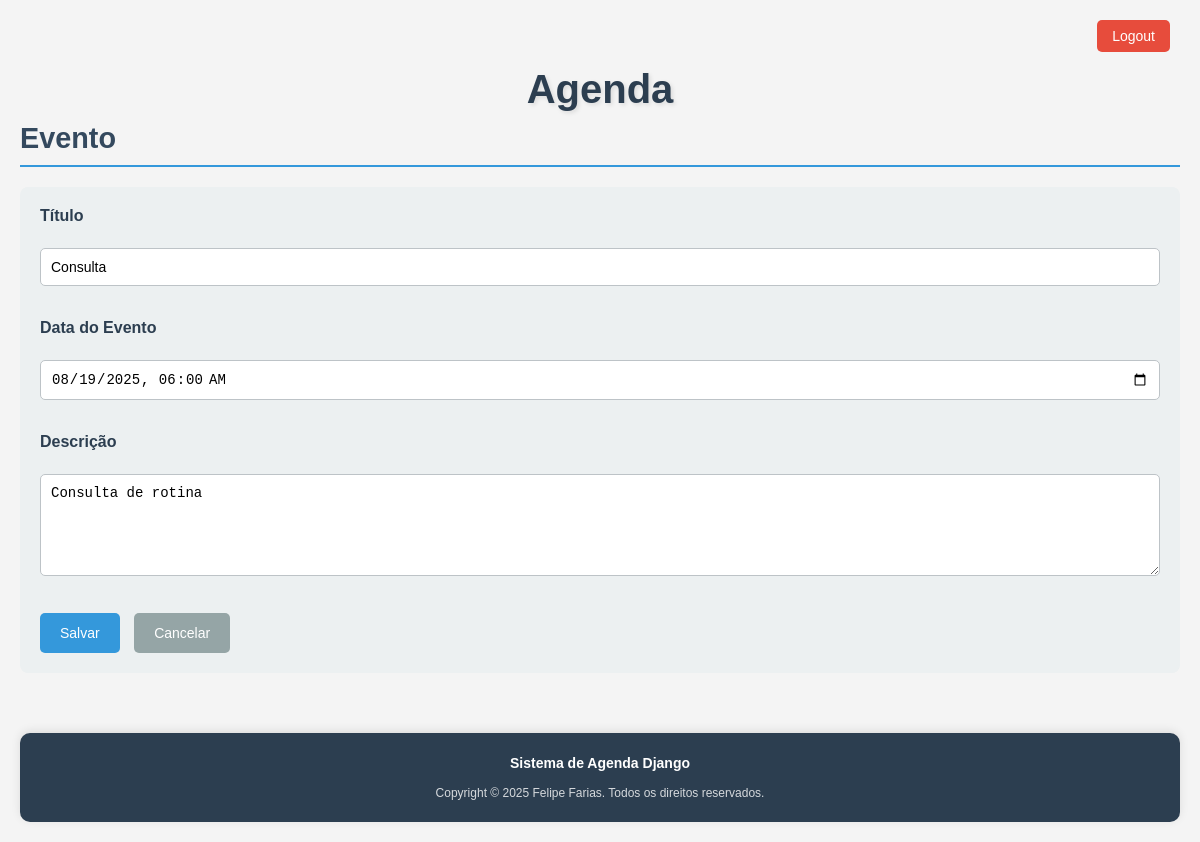
Before: /agenda/evento/?id=2 (signed in) with the older database file.
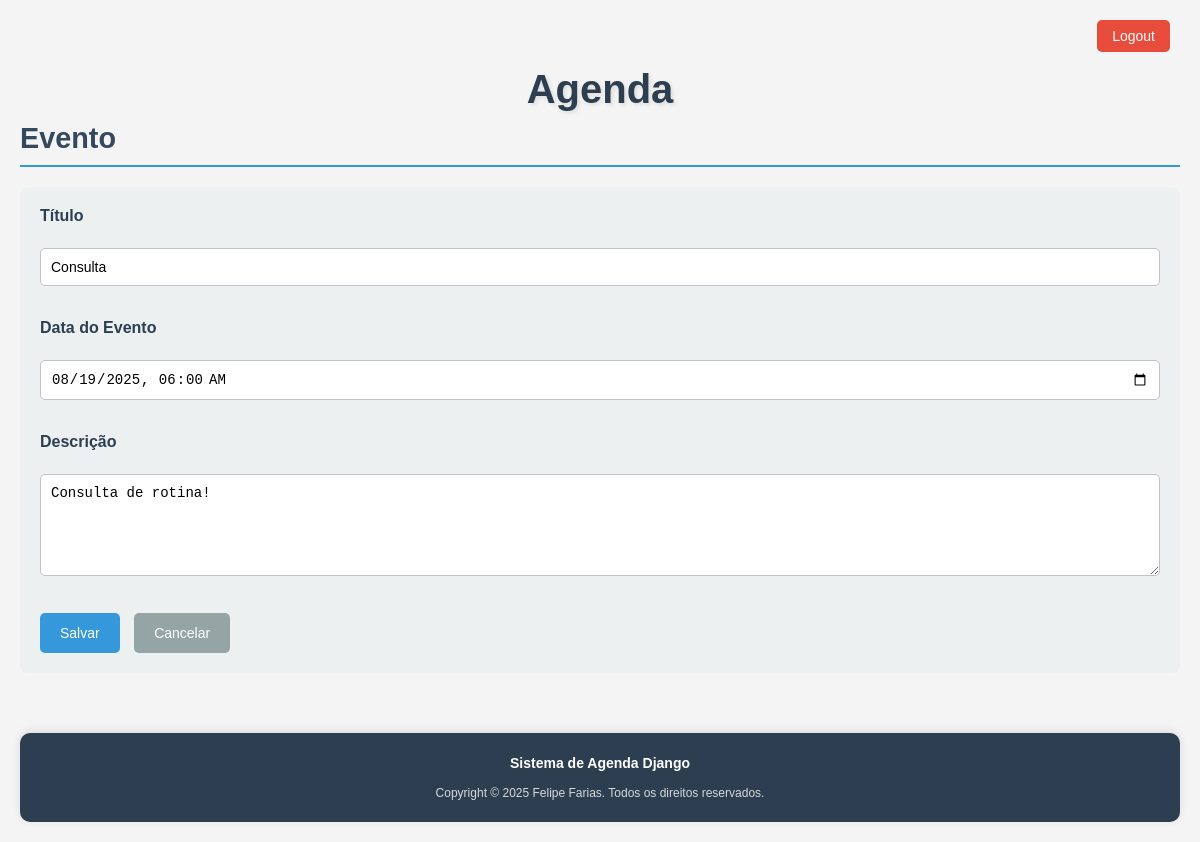
After: the same page with the newer database file.
### core/models.py (models this page shows, shortened)
class Evento(models.Model):
    titulo = models.CharField(max_length = 100)
    descricao = models.TextField(blank = True, null = True)
    data_evento = models.DateTimeField(verbose_name='Data do Evento')
    data_criacao = models.DateTimeField(auto_now=True, verbose_name='Data da Criação')
    usuario = models.ForeignKey(User, on_delete=models.CASCADE)
    class Meta:
        db_table = 'evento'
    def get_data_input_evento(self):
        return self.data_evento.strftime('%Y-%m-%dT%H:%M')

### core/views.py (the view)
# urls.py: path('agenda/evento/', views.evento),
@login_required(login_url="/login/")
def evento(request):
    id_evento = request.GET.get("id")
    dados = {}
    if id_evento:
        dados["evento"] = Evento.objects.get(id=id_evento)
    return render(request, "evento.html", dados)

### templates/evento.html (shortened to what this page needs)
{% extends 'models/model-page.html' %}
{% block content %}
  <h2>Evento</h2>
  <form action="submit" method="POST"> {% csrf_token %}
    <label for="">Título</label>
    <br />
    <input type="text" name="titulo" size="24" value="{{ evento.titulo }}" />
    <br /><br />
    <label for="">Data do Evento</label>
    <br />
    <input type="datetime-local" name="data_evento" value="{{ evento.get_data_input_evento }}" />
    <br /><br />
    <label for="">Descrição</label>
    <br />
    <textarea name="descricao" rows="5" cols="24">{{ evento.descricao }}</textarea>
    <br /><br />
    <button type="submit">Salvar</button>
    <a href="/"><button type="button">Cancelar</button></a>
  </form>
{% endblock %}

Changed rows visible on the page:
changed Evento "Consulta": descricao "Consulta de rotina" → "Consulta de rotina!"
